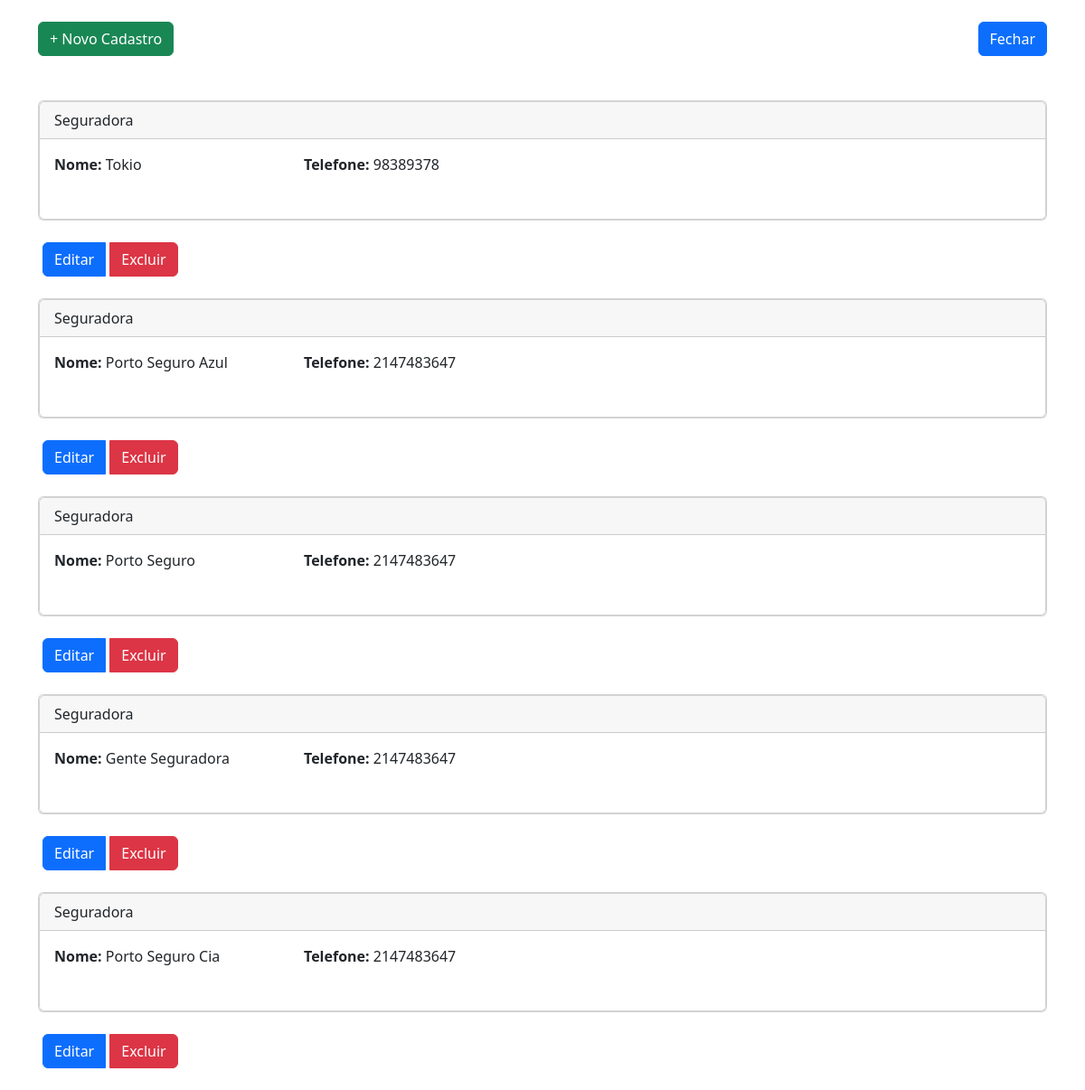
/App/views/user/SeguradoraView/indexSeguradora.php, run on the app's committed database.
### tables this page shows
CREATE TABLE IF NOT EXISTS `seguradoras` (
  `id` int NOT NULL AUTO_INCREMENT,
  `nome` varchar(150) NOT NULL,
  `telefone` int NOT NULL,
  `created` datetime NOT NULL,
  `modified` datetime DEFAULT NULL,
  PRIMARY KEY (`id`)
);

### App/config/conexao.php (called while the page is built, shortened)
<?php
class Banco
{
    protected $mysqli;
    private function conexao($servidor, $usuario, $senha, $banco)
    {
        try {
            $this->mysqli = new mysqli($servidor, $usuario, $senha, $banco);
        } catch (Exception $e) {
            die($e->getMessage());
        }
    }
    public function getConexao()
    {
        return $this->mysqli;
    }
}
?>

### App/controllers/Seguradora/SeguradoraListarController.php (called while the page is built)
<?php
require_once (__DIR__ ."/../../models/SeguradoraModel.php");
class listarSeguradora{
    private $listar;
    public function __construct(){
        $this->listar = new Seguradora();
        $this -> listarTodos();
    }
    public function listarTodos(){
        return $this -> listar->listarSeguradora();
    }
}

### App/models/SeguradoraModel.php (called while the page is built, shortened)
<?php
require_once (__DIR__ ."/../dao/SeguradoraDAO.php");
class Seguradora extends Banco
{
    private $seguradoraDAO;
    public function __construct()
    {
        $this->seguradoraDAO = new seguradoraDAO();
    }
    public function listarSeguradora()
    {
        return $this->seguradoraDAO->getSeguradora();
    }
}

### App/dao/SeguradoraDAO.php (called while the page is built, shortened)
<?php
require_once(__DIR__ . "/../config/conexao.php");
class SeguradoraDAO
{
    protected $conexao;
    public function __construct()
    {
        $this->conexao = new Banco();
    }
    public function getSeguradora()
    {
        try {
            $stmt = $this->conexao->getConexao()->prepare("SELECT * FROM seguradoras ORDER BY id DESC");
            $stmt->execute();
            $result = $stmt->get_result();
            $seguradoras = [];
            while ($row = $result->fetch_array(MYSQLI_ASSOC)) {
                $seguradoras[] = $row;
            }
            return $seguradoras;
        } catch (Exception $e) {
            echo "Erro ao listar seguradora: " . $e->getMessage();
            return [];
        }
    }
}
?>

### App/views/user/SeguradoraView/indexSeguradora.php (the view, shortened to what this page needs)
<?php
require_once("../../../controllers/Seguradora/SeguradoraListarController.php");
$controller = new listarSeguradora();
$row = $controller->listarTodos();
?>
<!DOCTYPE html>
<html lang="pt-br">
<head>
    <link href="https://cdn.jsdelivr.net/npm/bootstrap@5.2.1/dist/css/bootstrap.min.css" rel="stylesheet"
>
</head>
<body>
<div class="container">
    <header class="d-flex justify-content-between my-4">
        <p class="text-right"><a href="criarSeguradora.php" class="btn btn-success">+ Novo Cadastro</a></p>
        <a href="../../home.php" class="btn btn-primary" style="margin-bottom: 25px;">Fechar</a>
    </header>
    <?php if (!empty($row)): ?>
        <?php foreach ($row as $value): ?>
            <div class="card mb-4">
                <div class="card">
                    <div class="card-header">Seguradora</div>
                    <div class="card-body">
                        <div class="row mb-3">
                            <div class="col-md-3">
                                <p><strong>Nome:</strong> <?php echo $value['nome']; ?></p>
                            </div>
                            <div class="col-md-3">
                                <p><strong>Telefone:</strong> <?php echo $value['telefone']; ?></p>
                            </div>
                        </div>
                    </div>
                </div>
           </div>
            <div class="row">
                <div class="col-md-9 text-right">
                    <div class="btn-group">
                        <a class="btn btn-primary" style="margin-left: 5px; margin-right: 5px;"
                           href="../../user/SeguradoraView/editarSeguradora.php?id=<?php echo $value['id']; ?>">Editar</a>
                        <a class="btn btn-danger"
                           href="../../../controllers/Seguradora/SeguradoraDeletarController.php?id=<?php echo $value['id']; ?>">Excluir</a>
                    </div>
                </div>
            </div>
        <br>
        <?php endforeach; ?>
    <?php else: ?>
        <p>Não há dados para exibir.</p>
    <?php endif; ?>
</div>
</body>
</html>

### data on the page
seguradoras: nome "Tokio", telefone "98389378"
seguradoras: nome "Porto Seguro Azul", telefone "2147483647"
seguradoras: nome "Porto Seguro", telefone "2147483647"
seguradoras: nome "Gente Seguradora", telefone "2147483647"
seguradoras: nome "Porto Seguro Cia", telefone "2147483647"
